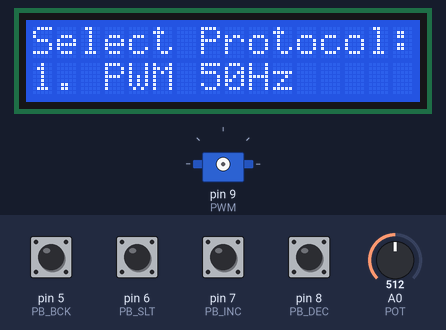
This sketch was run on a simulated Arduino Uno, built with avr-gcc and run on an emulated ATmega328P. Shown: 16×2 character LCD, servo. The inputs (shaded band) are chosen by the test bench; at power-on: pin 5 (PB_BCK), pin 6 (PB_SLT), pin 7 (PB_INC), pin 8 (PB_DEC) HIGH, A0 (POT) = 512. Servo pulses on a pin are drawn as a servo (544–2400 µs = 0–180°).

Above: at 5.2 s.
5.3 s: pin 6 (PB_SLT) pulled LOW for 0.15 s
At 6.2 s:
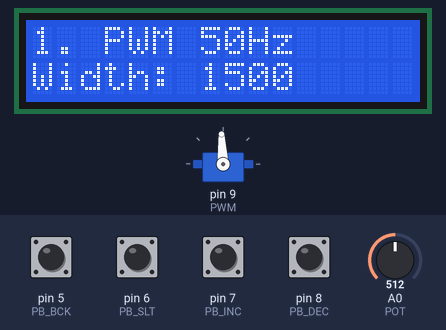
6.9 s: A0 (POT) set to 716
At 7.9 s:
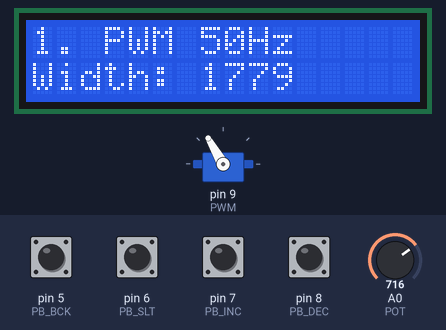
8.5 s: A0 (POT) set to 900
At 9.6 s:
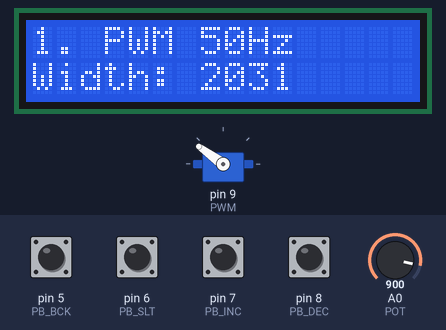
10.0 s: A0 (POT) set to 1023
At 11.3 s:
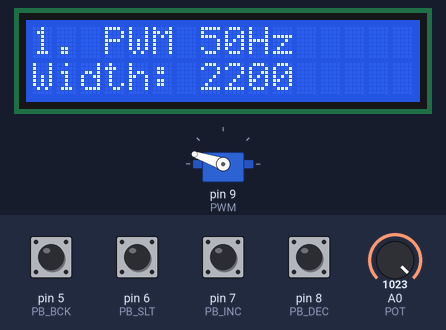
11.6 s: A0 (POT) set to 306
At 12.8 s:
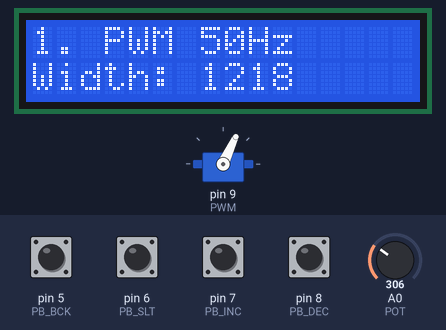
13.1 s: pin 5 (PB_BCK) pulled LOW for 0.15 s
At 14.7 s:
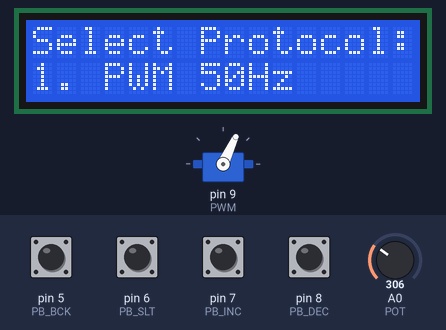
Timing chart, 0 to 15.8 s (numbered marks = the images above; inputs shaded):
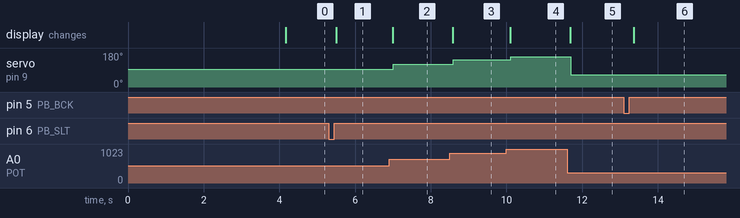

Measured:
- after the input at 5.3 s, the display: changes after 0.20 s (image 1)
- after the input at 6.9 s, servo on pin 9 (PWM): 93° → 120° after 0.11 s; the display: changes after 0.10 s (image 2)
- after the input at 8.5 s, servo on pin 9 (PWM): 120° → 144° after 0.09 s; the display: changes after 0.08 s (image 3)
- after the input at 10.0 s, servo on pin 9 (PWM): 144° → 161° after 0.11 s; the display: changes after 0.11 s (image 4)
- after the input at 11.6 s, servo on pin 9 (PWM): 161° → 65° after 0.09 s; the display: changes after 0.08 s (image 5)
- after the input at 13.1 s, the display: changes after 0.27 s (image 6)

The sketch:

Servo_Shield_Part2.ino
```cpp
// (licence header left out)
/**********************
  @file    Servo_Shield.ino
  @brief   Firmware for the protype Multiprotocol Servo Shield Tester.
  @author  David Such
  Code:        David Such
  Version:     1.0
  Date:        26/03/20
**********************/

#include <Wire.h>
#include <LiquidCrystal_I2C.h>

// Set the LCD I2C address to 0x3F with 16 chars and a 2 line display
LiquidCrystal_I2C lcd(0x3F, 16, 2);

//  Create a custom LCD character
uint8_t arrow[8] = {  0x1, 0x1, 0x5, 0x9, 0x1f, 0x8, 0x4};

//PIN CONNECTIONS

//  POTENTIOMETER INPUT
const byte POT = A0;

//  PWM OUTPUT
const byte PWM = 9;

//  PUSH BUTTON INPUTS
const byte PB_DEC = 8;          // Decrement button
const byte PB_INC = 7;          // Increment button
const byte PB_SLT = 6;          // Select Button
const byte PB_BCK = 5;          // Back Button

//END PIN CONNECTIONS

//ENUMS
enum BUTTON_STATE {
  ButtonDown,                   //  Push Buttons are ACTIVE LOW
  ButtonUp
};

enum MENU_LEVEL {
  Home,
  PulseWidth
};
//END ENUMS

//GLOBAL CONSTANTS
const int MIN_PULSE_WIDTH = 800;
const int MAX_PULSE_WIDTH = 2200;
const int UNDEFINED = 9999;
//END GLOBAL CONSTANTS

//GLOBAL VARIABLES
int oldPotValue = UNDEFINED;
int oldIndex = UNDEFINED;
int index = 0;
int maxIndex = 4;
int pulseWidth = 1500;
int period[] = {20000, 8000, 4000};
String protocol[] = {"1. PWM 50Hz", "2. PWM 125Hz", "3. PWM 250Hz", "4. OneShot", "5. DShot"};
MENU_LEVEL menu = Home;
//END GLOBAL VARIABLES

void setup() {
  lcd.begin();                    // Initialize the LCD
  lcd.backlight();                // Turn on the backlight
  lcd.print("Multiprotocol");
  lcd.setCursor(0, 1);            // Move cursor to start of bottom line (0 is the index of the top line, and first character of each line)
  lcd.print("ESC/Servo Tester");
  delay(4000);

  pinMode(PWM, OUTPUT);
  pinMode(PB_DEC, INPUT_PULLUP);   //  Push buttons are ACTIVE LOW
  pinMode(PB_INC, INPUT_PULLUP);
  pinMode(PB_SLT, INPUT_PULLUP);
  pinMode(PB_BCK, INPUT_PULLUP);

  // Enable phase and frequency correct PWM on Timer 1

  TCCR1A = 0;                              //  Clear TCCR A & B bits
  TCCR1B = 0;
  TCCR1A = (1 << COM1A1);                  //  Non-inverting output
  TCCR1B = (1 << WGM13)  | (1 << CS11);    //  Phase & Freq correct PWM, prescaler N = 8
  ICR1 = 20000;                            //  Freq = 50 Hz
  OCR1A = 0;
}

void loop() {
  //  INPUT Handlers
  int potValue = analogRead(POT);
  boolean refreshLCD = false;
  boolean incrementPressed = (digitalRead(PB_INC) == ButtonDown);
  boolean decrementPressed = (digitalRead(PB_DEC) == ButtonDown);
  boolean selectPressed = (digitalRead(PB_SLT) == ButtonDown);
  boolean backPressed = (digitalRead(PB_BCK) == ButtonDown);

  delay(50);                                // To avoid switch bouncing

  if (menu == Home) {

    OCR1A = 0;                              //  PWM OFF, pulse width = 0

    if (incrementPressed && digitalRead(PB_INC) == ButtonUp) {
      index++;
    }
    if (decrementPressed && digitalRead(PB_DEC) == ButtonUp) {
      index--;
    }

    if (index < 0) {
      index = maxIndex;
    }
    else if (index > maxIndex) {
      index = 0;
    }

    if (index != oldIndex) {
      lcd.clear();
      lcd.print("Select Protocol:");
      lcd.setCursor(0, 1);
      lcd.print(protocol[index]);
      oldIndex = index;
    }

    if (selectPressed && index < 3 && digitalRead(PB_SLT) == ButtonUp) {
      menu = PulseWidth;
      pulseWidth = 1500;
      ICR1 = period[index];
      OCR1A = 1500;
      lcd.clear();
      lcd.print(protocol[index]);
      lcd.setCursor(0, 1);
      lcd.print("Width: 1500");
      delay(250);
    }

  } //END HOME MENU

  else if (menu == PulseWidth) {

    if (backPressed && digitalRead(PB_BCK) == ButtonUp) {
      menu = Home;
      oldIndex = UNDEFINED;
    }
    else if (incrementPressed && digitalRead(PB_INC) == ButtonUp) {
      pulseWidth = constrain(pulseWidth++, MIN_PULSE_WIDTH, MAX_PULSE_WIDTH);
      refreshLCD = true;
    }
    else if (decrementPressed && digitalRead(PB_DEC) == ButtonUp) {
      pulseWidth = constrain(pulseWidth--, MIN_PULSE_WIDTH, MAX_PULSE_WIDTH);
      refreshLCD = true;
    }
    else if (oldPotValue != potValue) {
      pulseWidth = map(potValue, 0, 1023,  MIN_PULSE_WIDTH, MAX_PULSE_WIDTH);
      oldPotValue = potValue;
      refreshLCD = true;
    }

    if (refreshLCD) {
      lcd.clear();
      lcd.print(protocol[index]);
      lcd.setCursor(0, 1);
      lcd.print("Width:");
      lcd.setCursor(7, 1);
      lcd.print(pulseWidth);
      OCR1A = pulseWidth;
    }

  } //END PULSE WIDTH MENU
}
```

DShotTimer2.cpp
```cpp
// (licence header left out)
/**********************
  @file     DShotTimer2.cpp
  @brief    DShot implementation for Arduino using bit-banging method
  @author   Andy Tsui

  Original version using Timer 1 - https://github.com/gueei/DShot-Arduino

  Modified to use Timer 2 and Port B on the Arduino UNO
  Pins D8 - D13
  Modifications:    David Such
  Version:          1.0
  Date:             26/05/20
**********************/

#include "Arduino.h"
#include "DShotTimer2.h"

// Each item contains the bit of the port
// Pins that are not attached will always be 1
// This is to offload the Off pattern calculation during bit send
static uint8_t dShotBits[16];

// Denote which pin is attached to dShot
static uint8_t dShotPins = 0;

#define NOP	"NOP\n"
#define NOP2 NOP NOP
#define NOP4 NOP2 NOP2
#define NOP8 NOP4 NOP4

/*
	DSHOT600 implementation
	For 16MHz CPU,
	0: 10 cycle ON, 17 cycle OFF
	1: 20 cycle ON, 7 cycle OFF
	Total 27 cycle each bit
*/
static inline void sendData(){
	noInterrupts();
	asm(
		// For i = 0 to 15:
		"LDI r23, 0	\n"
		// Set High for every attached pins
		// DSHOT_PORT |= dShotPins;
		"IN r25, %0 \n"
		"_for_loop:			\n"
		"OR r25, %1 \n"
		"OUT %0, r25 \n"
		// Wait 10 cycles
		NOP4
		NOP2
		// Set Low for low bits only
		//DSHOT_PORT &= dShotBits[i];
		"LD r24, Z+		\n"
		"AND r25, r24	\n"
		"OUT %0, r25	\n"
		// Wait 10 cycles
		NOP8
		// Turn off everything
		// DSHOT_PORT &= ~dShotPins;
		"AND r25, %2 \n"
		"OUT %0, r25 \n"
		// Add to i (tmp_reg)
		"INC r23		\n"
		"CPI r23, 16	\n"
		"BRLO	_for_loop	\n"
		// 7 cycles to next bit (4 to add to i and branch, 2 to turn on), no wait
		:
		: "I" (_SFR_IO_ADDR(DSHOT_PORT)), "r" (dShotPins), "r" (~dShotPins), "z" (dShotBits)
		: "r25", "r24", "r23"
	);
	interrupts();
}

static boolean timerActive = false;
/*
  Generated by:
  http://www.8bit-era.cz/arduino-timer-interrupts-calculator.html
  1000 Hz Update rate
*/

/* Timer 1 Version:
static void initISR(){
cli(); // stop interrupts
TCCR1A = 0; // set entire TCCR1A register to 0
TCCR1B = 0; // same for TCCR1B
TCNT1  = 0; // initialize counter value to 0
// set compare match register for 500 Hz increments
OCR1A = 31999; // = 16000000 / (1 * 500) - 1 (must be <65536)
// turn on CTC mode
TCCR1B |= (1 << WGM12);
// Set CS12, CS11 and CS10 bits for 1 prescaler
TCCR1B |= (0 << CS12) | (0 << CS11) | (1 << CS10);
// enable timer compare interrupt
TIMSK1 |= (1 << OCIE1A);
	timerActive = true;
	for (byte i=0; i<16; i++){
		dShotBits[i] = 0;
		dShotPins = 0;
	}
	sei(); // allow interrupts
}
*/

static void initISR(){
    // TIMER 2 for interrupt frequency 1000 Hz:
    cli(); // stop interrupts
    TCCR2A = 0; // set entire TCCR2A register to 0
    TCCR2B = 0; // same for TCCR2B
    TCNT2  = 0; // initialize counter value to 0
    // set compare match register for 1000 Hz increments
    OCR2A = 249; // = 16000000 / (64 * 1000) - 1 (must be <256)
    // turn on CTC mode
    TCCR2B |= (1 << WGM21);
    // Set CS22, CS21 and CS20 bits for 64 prescaler
    TCCR2B |= (1 << CS22) | (0 << CS21) | (0 << CS20);
    // enable timer compare interrupt
    TIMSK2 |= (1 << OCIE2A);
    sei(); // allow interrupts
}

static boolean isTimerActive(){
  return timerActive;
}

ISR(TIMER2_COMPA_vect){
   sendData();
}

/*
  Prepare data packet, attach 0 to telemetry bit, and calculate CRC
  throttle: 11-bit data
*/
static inline uint16_t createPacket(uint16_t throttle){
  uint8_t csum = 0;
  throttle <<= 1;
	// Indicate as command if less than 48
	if (throttle <48)
		throttle |= 1;
  uint16_t csum_data = throttle;
  for (byte i=0; i<3; i++){
    csum ^= csum_data;
    csum_data >>= 4;
  }
  csum &= 0xf;
  return (throttle<<4)|csum;
}

/****************** end of static functions *******************/

DShot::DShot(){
}

void DShot::attach(uint8_t pin){
  this->_packet = 0;
  this->_pinMask = digitalPinToBitMask(pin);
  pinMode(pin, OUTPUT);
  if (!isTimerActive()){
    initISR();
  }
  dShotPins |= this->_pinMask;
}

/*
  Set the throttle value and prepare the data packet and store
  throttle: 11-bit data
*/
uint16_t DShot::setThrottle(uint16_t throttle){
  this->_throttle = throttle;

  // TODO: This part can be further optimized when combine with create packet
  this->_packet = createPacket(throttle);
  uint16_t mask = 0x8000;
  for (byte i=0; i<16; i++){
    if (this->_packet & mask)
      dShotBits[i] |= this->_pinMask;
    else
      dShotBits[i] &= ~(this->_pinMask);
    mask >>= 1;
  }
  return _packet;
}

/*
 Required to allow DShot to be reinitialised once stopped.
 */
void DShot::setTimerActive(bool active){
    timerActive = active;
}
```

DShotTimer2.h
```cpp
// (licence header left out)
/**********************
  @file     DShotTimer2.h
  @brief    DShot implementation for Arduino using bit-banging method
  @author   Andy Tsui

  Original version using Timer 1 - https://github.com/gueei/DShot-Arduino

  Modified to use Timer 2 and Port B on the Arduino UNO
  Pins D8 - D13
  Modifications:    David Such
  Version:          1.0
  Date:             26/05/20
**********************/

#include "Arduino.h"

#ifndef DShotTimer2_h
#define DShotTimer2_h

#if defined(__AVR_ATmega328P__)
// For UNO, PortB 8-13: i.e. D8-D13
#define DSHOT_PORT PORTB
#endif

#if defined(__AVR_ATmega32U4__)
// For Leonardo, PortB 4-7: i.e. D8-D11
#define DSHOT_PORT PORTB
#endif

class DShot{
  public:
    DShot();
    void attach(uint8_t pin);
    void setTimerActive(bool active);
    uint16_t setThrottle(uint16_t throttle);
  private:
    uint16_t _packet = 0;
    uint16_t _throttle = 0;
    uint8_t _pinMask = 0;
};

#endif
```
